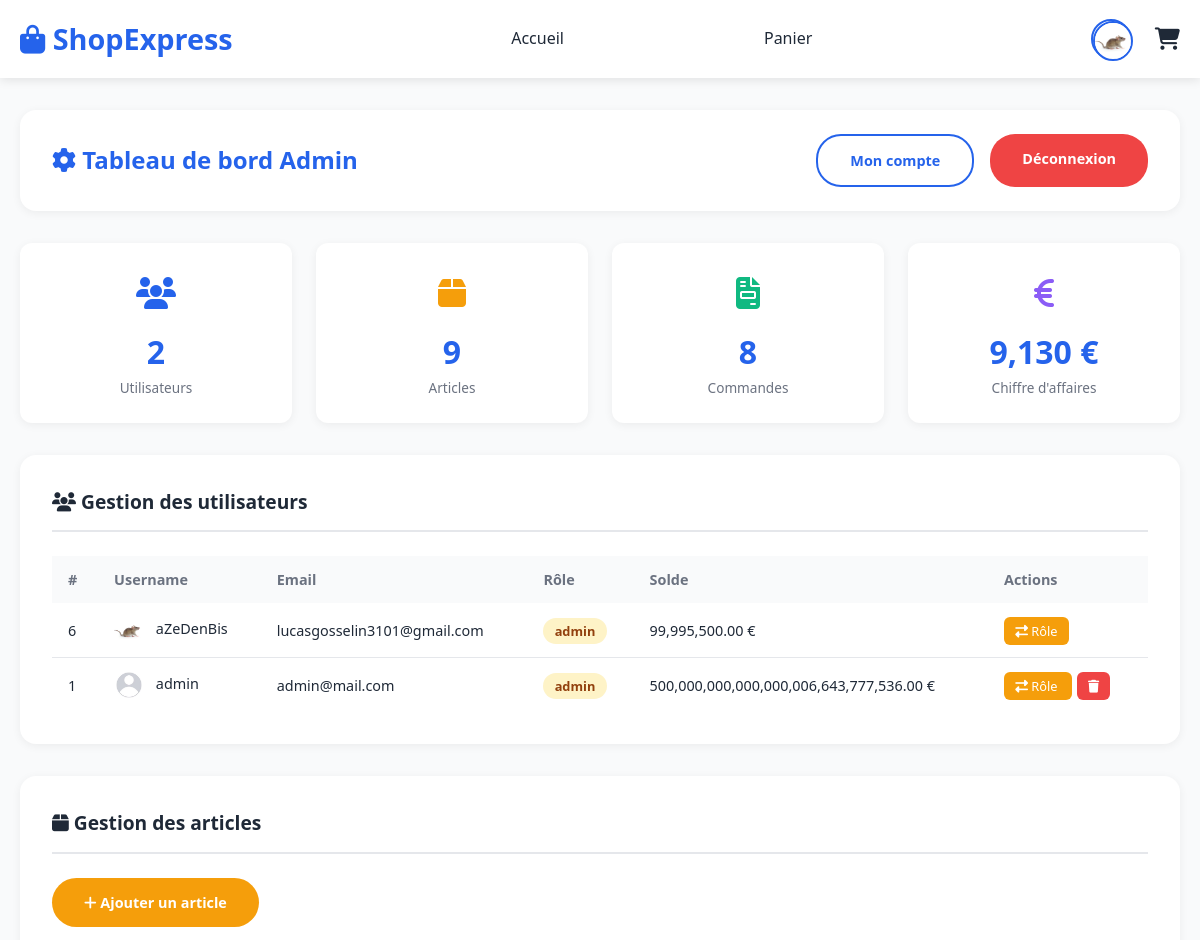
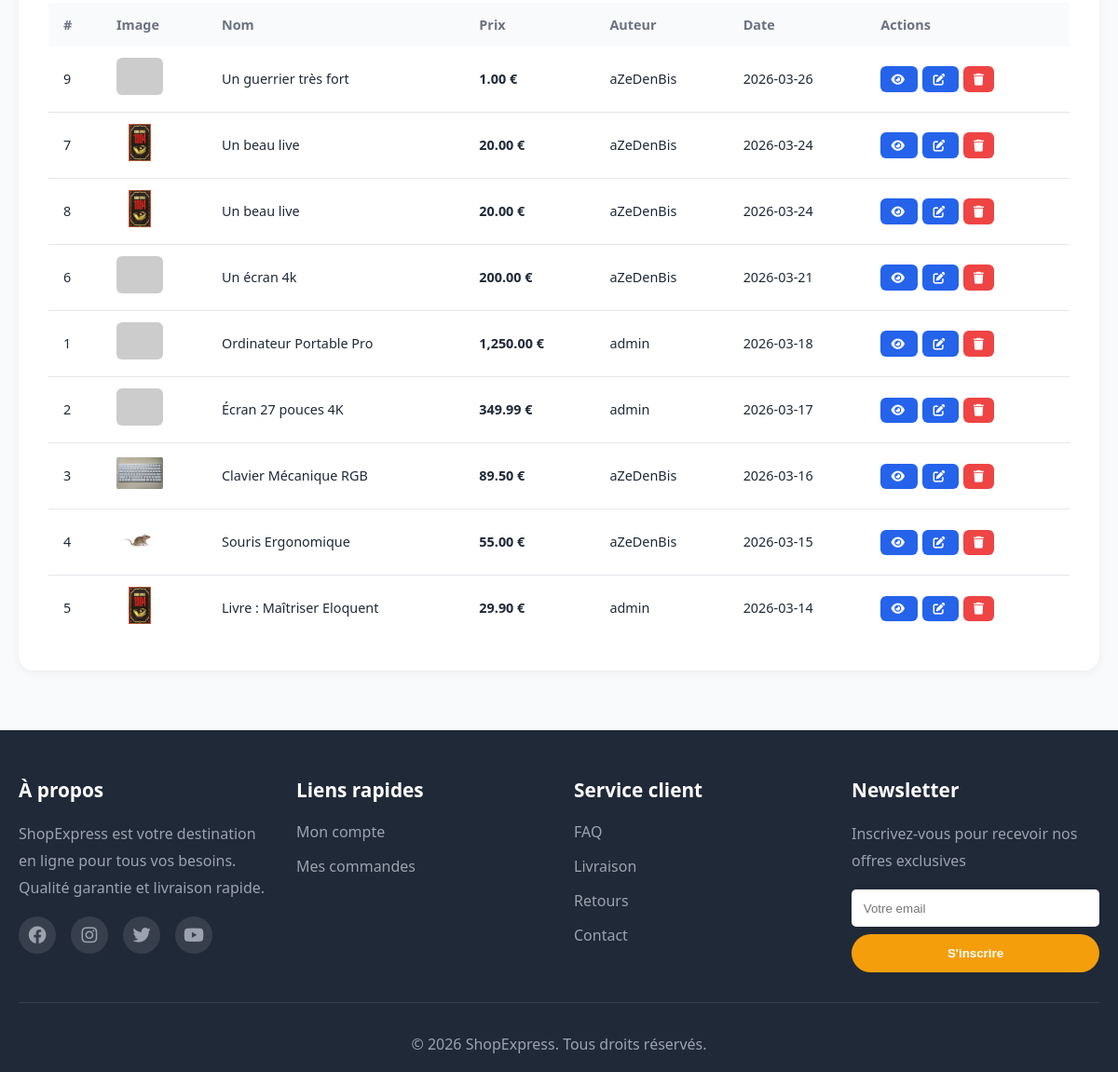
The app's page /admin.php (signed in) with its own data (2 pictures, top to bottom).
### tables this page shows
CREATE TABLE `user` (
  `user_id` int(11) NOT NULL,
  `username` varchar(255) NOT NULL,
  `password` varchar(255) NOT NULL,
  `email` varchar(255) NOT NULL,
  `solde` float NOT NULL,
  `profile_picture` varchar(255) NOT NULL,
  `role` varchar(255) NOT NULL
);

CREATE TABLE `article` (
  `article_id` int(11) NOT NULL,
  `article_name` varchar(255) NOT NULL,
  `description` text NOT NULL,
  `price` float NOT NULL,
  `publication_date` date NOT NULL,
  `autor_id` int(11) NOT NULL,
  `article_image` varchar(255) NOT NULL
);

### admin.php (the view, shortened to what this page needs)
<?php
require 'db_config.php';
$totalUsers    = $pdo->query("SELECT COUNT(*) FROM user")->fetchColumn();
$totalArticles = $pdo->query("SELECT COUNT(*) FROM article")->fetchColumn();
$totalInvoices = $pdo->query("SELECT COUNT(*) FROM invoice")->fetchColumn();
$totalRevenue  = $pdo->query("SELECT COALESCE(SUM(amount),0) FROM invoice")->fetchColumn();
$users    = $pdo->query("SELECT * FROM user ORDER BY user_id DESC")->fetchAll();
$articles = $pdo->query("
    SELECT a.*, u.username AS author_name
    FROM article a JOIN user u ON a.autor_id = u.user_id
    ORDER BY a.publication_date DESC
")->fetchAll();
?>
<!DOCTYPE html>
<html lang="fr">
<head>
    <link rel="stylesheet" href="style.css">
    <link rel="stylesheet" href="https://cdnjs.cloudflare.com/ajax/libs/font-awesome/6.4.0/css/all.min.css">
</head>
<body>
<?php include 'header.php'; ?>
<section class="admin-section">
    <div class="container">
        <div class="admin-header">
            <h1><i class="fas fa-cog"></i> Tableau de bord Admin</h1>
            <div style="display:flex;gap:1rem;">
                <a href="account.php" class="btn btn-secondary" style="font-size:.9rem;">Mon compte</a>
                <a href="account.php?logout=1" class="btn" style="background:var(--danger-color);color:white;font-size:.9rem;">Déconnexion</a>
            </div>
        </div>
        <div class="stats-grid">
            <div class="stat-card">
                <div class="icon" style="color:var(--primary-color)"><i class="fas fa-users"></i></div>
                <div class="value"><?php echo $totalUsers; ?></div>
                <div class="label">Utilisateurs</div>
            </div>
            <div class="stat-card">
                <div class="icon" style="color:var(--accent-color)"><i class="fas fa-box"></i></div>
                <div class="value"><?php echo $totalArticles; ?></div>
                <div class="label">Articles</div>
            </div>
            <div class="stat-card">
                <div class="icon" style="color:var(--success-color)"><i class="fas fa-file-invoice"></i></div>
                <div class="value"><?php echo $totalInvoices; ?></div>
                <div class="label">Commandes</div>
            </div>
            <div class="stat-card">
                <div class="icon" style="color:#8b5cf6"><i class="fas fa-euro-sign"></i></div>
                <div class="value"><?php echo number_format($totalRevenue, 0); ?> €</div>
                <div class="label">Chiffre d'affaires</div>
            </div>
        </div>
        <div class="admin-card">
            <h2><i class="fas fa-users"></i> Gestion des utilisateurs</h2>
            <div style="overflow-x:auto;">
                <table>
                    <thead>
                        <tr>
                            <th>#</th>
                            <th>Username</th>
                            <th>Email</th>
                            <th>Rôle</th>
                            <th>Solde</th>
                            <th>Actions</th>
                        </tr>
                    </thead>
                    <tbody>
                        <?php foreach ($users as $u): ?>
                            <tr>
                                <td><?php echo $u['user_id']; ?></td>
                                <td>
                                    <img src="img/<?php echo htmlspecialchars($u['profile_picture']); ?>"
                                         style="width:30px;height:30px;border-radius:50%;object-fit:cover;margin-right:.5rem;vertical-align:middle;"
                                         onerror="this.src='https://ui-avatars.com/api/?name=<?php echo urlencode($u['username']); ?>&size=30&background=2563eb&color=fff'">
                                    <?php echo htmlspecialchars($u['username']); ?>
                                </td>
                                <td><?php echo htmlspecialchars($u['email']); ?></td>
                                <td><span class="badge-role <?php echo $u['role'] === 'admin' ? 'badge-admin' : 'badge-user'; ?>">
                                    <?php echo htmlspecialchars($u['role']); ?>
                                </span></td>
                                <td><?php echo number_format($u['solde'], 2); ?> €</td>
                                <td class="action-btns">
                                    <a href="admin.php?toggle_role=<?php echo $u['user_id']; ?>"
                                       class="btn-role"
                                       onclick="return confirm('Changer le rôle de <?php echo htmlspecialchars($u['username']); ?> ?')">
                                        <i class="fas fa-exchange-alt"></i> Rôle
                                    </a>
                                    <?php if ($u['user_id'] != $_SESSION['user_id']): ?>
                                        <a href="admin.php?delete_user=<?php echo $u['user_id']; ?>"
                                           class="btn-del"
                                           onclick="return confirm('Supprimer <?php echo htmlspecialchars($u['username']); ?> ?')">
                                            <i class="fas fa-trash"></i>
                                        </a>
                                    <?php endif; ?>
                                </td>
                            </tr>
                        <?php endforeach; ?>
                    </tbody>
                </table>
            </div>
        </div>
        <div class="admin-card">
            <h2><i class="fas fa-box"></i> Gestion des articles</h2>
            <div style="margin-bottom:1rem;">
                <a href="sell.php" class="btn btn-primary" style="font-size:.9rem;">
                    <i class="fas fa-plus"></i> Ajouter un article
                </a>
            </div>
            <div style="overflow-x:auto;">
                <table>
                    <thead>
                        <tr>
                            <th>#</th>
                            <th>Image</th>
                            <th>Nom</th>
                            <th>Prix</th>
                            <th>Auteur</th>
                            <th>Date</th>
                            <th>Actions</th>
                        </tr>
                    </thead>
                    <tbody>
                        <?php foreach ($articles as $art): ?>
                            <tr>
                                <td><?php echo $art['article_id']; ?></td>
                                <td>
                                    <img src="img/articles/<?php echo htmlspecialchars($art['article_image']); ?>"
                                         style="width:50px;height:40px;object-fit:contain;border-radius:6px;"
                                         onerror="this.src='https://placehold.co/50x40?text=img'">
                                </td>
                                <td><?php echo htmlspecialchars($art['article_name']); ?></td>
                                <td><strong><?php echo number_format($art['price'], 2); ?> €</strong></td>
                                <td><?php echo htmlspecialchars($art['author_name']); ?></td>
                                <td><?php echo htmlspecialchars($art['publication_date']); ?></td>
                                <td class="action-btns">
                                    <a href="detail.php?id=<?php echo $art['article_id']; ?>" class="btn-edit-sm">
                                        <i class="fas fa-eye"></i>
                                    </a>
                                    <a href="edit.php?article_id=<?php echo $art['article_id']; ?>" class="btn-edit-sm">
                                        <i class="fas fa-edit"></i>
                                    </a>
                                    <a href="admin.php?delete_article=<?php echo $art['article_id']; ?>"
                                       class="btn-del"
                                       onclick="return confirm('Supprimer cet article ?')">
                                        <i class="fas fa-trash"></i>
                                    </a>
                                </td>
                            </tr>
                        <?php endforeach; ?>
                    </tbody>
                </table>
            </div>
        </div>
    </div>
</section>
<?php include 'footer.php'; ?>
</body>
</html>

### header.php (shortened to what this page needs)
<?php
require_once 'db_config.php';
$isLoggedIn = false;
$userPhoto = 'default.jpg';
if (isset($_SESSION['user_id'])) {
    $isLoggedIn = true;
    try {
        $stmt = $pdo->prepare("SELECT profile_picture, username FROM user WHERE user_id = :id");
        $stmt->execute([':id' => $_SESSION['user_id']]);
        $userHeader = $stmt->fetch();
        if ($userHeader && !empty($userHeader['profile_picture'])) {
            $userPhoto = $userHeader['profile_picture'];
        }
    } catch (PDOException $e) {
    }
}
?>
<!DOCTYPE html>
<html lang="fr">
<head>
    <link rel="stylesheet" href="style.css">
    <link rel="stylesheet" href="https://cdnjs.cloudflare.com/ajax/libs/font-awesome/6.4.0/css/all.min.css">
</head>
<body>
    <header class="header">
        <div class="container">
            <div class="header-content">
                <div class="logo">
                    <h1><a href="/php-exam/php_project" style="text-decoration:none; color:inherit;"><i class="fas fa-shopping-bag"></i> ShopExpress</a></h1>
                </div>
                <nav class="nav">
                    <ul>
                        <li><a href="/php-exam/php_project">Accueil</a></li>
                        <li><a href="cart">Panier</a></li>
                    </ul>
                </nav>
                <div class="header-actions">
                    <?php if ($isLoggedIn): ?>
                        <a href="account" class="icon-link profile-active header-avatar">
                            <img src="img/<?php echo htmlspecialchars($userPhoto); ?>" alt="Profil" class="header-avatar">
                        </a>
                    <?php else: ?>
                        <a href="login" class="icon-link header-avatar">
                            <img src="img/<?php echo htmlspecialchars($userPhoto); ?>" alt="Connexion" class="header-avatar">
                        </a>
                    <?php endif; ?>
                    <a href="cart" class="icon-link cart">
                        <i class="fas fa-shopping-cart"></i>
                    </a>
                </div>
            </div>
        </div>
    </header>

### style.css (style rules this page uses)
* { margin: 0; padding: 0; box-sizing: border-box; }
html { scroll-behavior: smooth; scroll-padding-top: 20000px; }
:root { --primary-color: #2563eb; --secondary-color: #1e40af; --accent-color: #f59e0b; --text-dark: #1f2937; --text-light: #6b7280; --bg-light: #f9fafb; --white: #ffffff; --border-color: #e5e7eb; --success-color: #10b981; --danger-color: #ef4444; }
body { font-family: 'Segoe UI', Tahoma, Geneva, Verdana, sans-serif; color: var(--text-dark); line-height: 1.6; }
.container { max-width: 1200px; margin: 0 auto; padding: 0 20px; }
.header { background: var(--white); box-shadow: 0 2px 10px rgba(0, 0, 0, 0.1); position: sticky; top: 0; z-index: 1000; }
.header-content { display: flex; justify-content: space-between; align-items: center; padding: 1rem 0; gap: 2rem; }
.logo h1 { color: var(--primary-color); font-size: 1.8rem; display: flex; align-items: center; gap: 0.5rem; }
.nav ul { display: flex; list-style: none; gap: 200px; }
.nav a { text-decoration: none; color: var(--text-dark); font-weight: 500; transition: color 0.3s; }
.header-actions { display: flex; align-items: center; gap: 1.5rem; }
.icon-link { color: var(--text-dark); font-size: 1.4rem; position: relative; transition: color 0.3s; }
.btn { display: inline-block; padding: 0.8rem 2rem; border-radius: 25px; text-decoration: none; font-weight: 600; transition: all 0.3s; border: none; cursor: pointer; }
.btn-primary { background: var(--accent-color); color: var(--white); }
.btn-secondary { background: transparent; color: var(--primary-color); border: 2px solid var(--primary-color); }
.header-avatar { width: 40px; height: 40px; border-radius: 50%; object-fit: cover; border: 2px solid var(--primary-color); }

### admin.php (style rules this page uses)
.admin-section { padding: 2rem 0; background: var(--bg-light); min-height: 100vh; }
.admin-header { background: var(--white); border-radius: 16px; padding: 1.5rem 2rem; margin-bottom: 2rem; display:flex; justify-content:space-between; align-items:center; box-shadow: 0 2px 10px rgba(0,0,0,.06); }
.admin-header h1 { font-size: 1.5rem; color: var(--primary-color); }
.stats-grid { display: grid; grid-template-columns: repeat(auto-fit, minmax(200px, 1fr)); gap: 1.5rem; margin-bottom: 2rem; }
.stat-card { background: var(--white); border-radius: 12px; padding: 1.5rem; text-align: center; box-shadow: 0 2px 10px rgba(0,0,0,.06); }
.stat-card .icon { font-size: 2rem; margin-bottom: .5rem; }
.stat-card .value { font-size: 2rem; font-weight: 700; color: var(--primary-color); }
.stat-card .label { color: var(--text-light); font-size: .85rem; }
.admin-card { background: var(--white); border-radius: 16px; padding: 2rem; box-shadow: 0 2px 10px rgba(0,0,0,.06); margin-bottom: 2rem; }
.admin-card h2 { font-size: 1.2rem; margin-bottom: 1.5rem; border-bottom: 2px solid var(--border-color); padding-bottom: .8rem; }
table { width: 100%; border-collapse: collapse; font-size: .9rem; }
th { background: var(--bg-light); padding: .75rem 1rem; text-align: left; color: var(--text-light); font-weight: 600; }
td { padding: .75rem 1rem; border-bottom: 1px solid var(--border-color); vertical-align: middle; }
tr:last-child td { border-bottom: none; }
.badge-role { padding: .25rem .7rem; border-radius: 20px; font-size: .8rem; font-weight: 600; }
.badge-admin { background: #fef3c7; color: #92400e; }
.action-btns a { margin-right: .3rem; padding: .3rem .7rem; border-radius: 6px; font-size: .8rem; text-decoration: none; }
.btn-edit-sm { background: var(--primary-color); color: white; }
.btn-del { background: var(--danger-color); color: white; }
.btn-role { background: var(--accent-color); color: white; }

### records on screen
user: profile_picture (picture), user_id "6", username "aZeDenBis", email "lucasgosselin3101@gmail.com", role "admin", solde "99,995,500.00"
user: user_id "1", profile_picture (placeholder picture), username "admin", email "admin@mail.com", role "admin", solde "500,000,000,000,000,006,643,777,536.00"
article: article_id "9", article_name "Un guerrier très fort", price "1.00", user.username "aZeDenBis", publication_date "2026-03-26"
article: article_id "7", article_image (picture), article_name "Un beau live", price "20.00", user.username "aZeDenBis", publication_date "2026-03-24"
article: article_id "8", article_image (picture), article_name "Un beau live", price "20.00", user.username "aZeDenBis", publication_date "2026-03-24"
article: article_id "6", article_name "Un écran 4k", price "200.00", user.username "aZeDenBis", publication_date "2026-03-21"
article: article_id "1", article_name "Ordinateur Portable Pro", price "1,250.00", user.username "admin", publication_date "2026-03-18"
article: article_id "2", article_name "Écran 27 pouces 4K", price "349.99", user.username "admin", publication_date "2026-03-17"
article: article_id "3", article_image (picture), article_name "Clavier Mécanique RGB", price "89.50", user.username "aZeDenBis", publication_date "2026-03-16"
article: article_id "4", article_image (picture), article_name "Souris Ergonomique", price "55.00", user.username "aZeDenBis", publication_date "2026-03-15"
article: article_id "5", article_image (picture), article_name "Livre : Maîtriser Eloquent", price "29.90", user.username "admin", publication_date "2026-03-14"

### other values on screen
$totalUsers "2"
$totalArticles "9"
$totalInvoices "8"
$totalRevenue "9,130"
